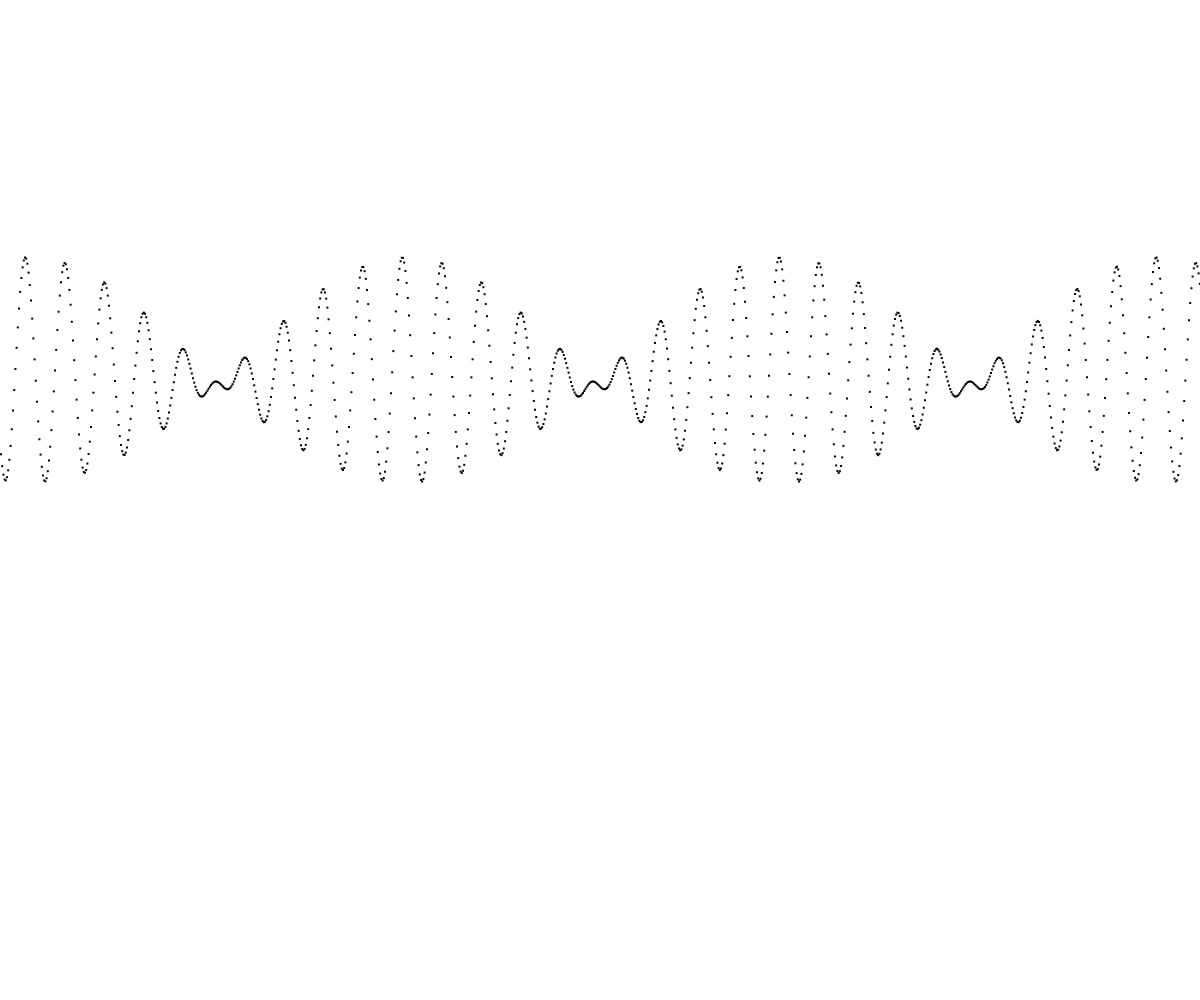
Frame 1 (no input)
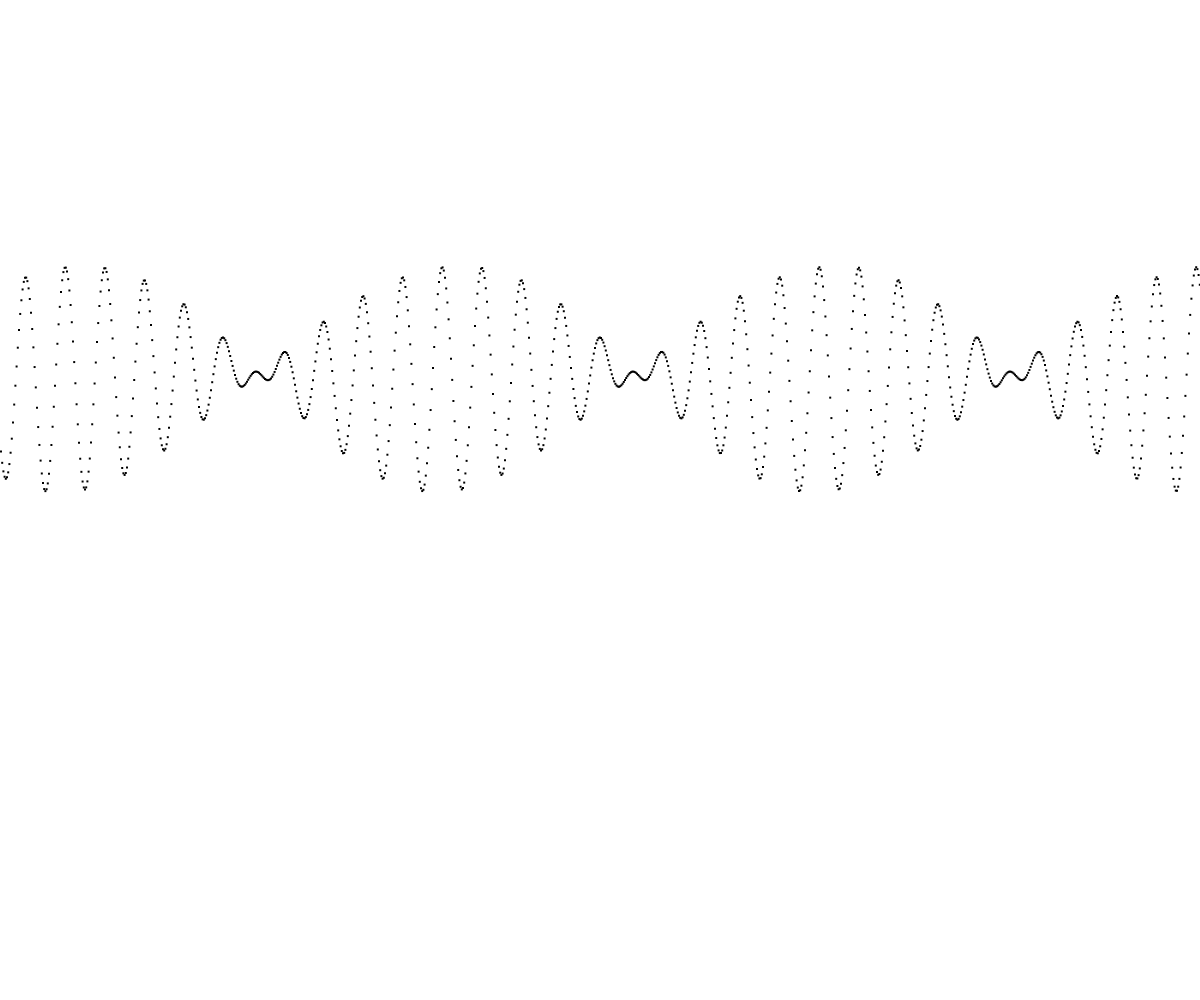
Frame 60 (no input)
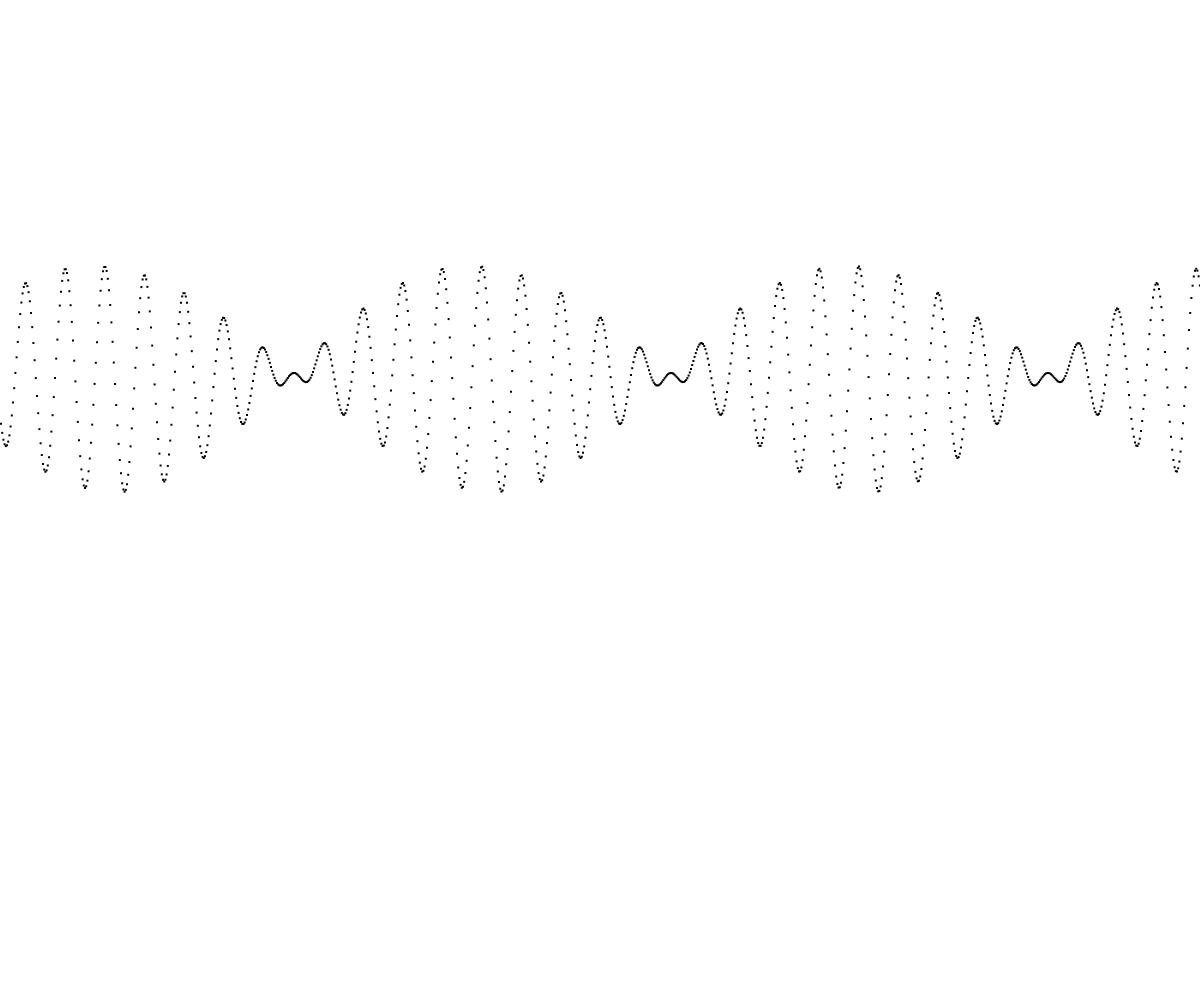
Frame 120 (the mouse pressed at the canvas centre since frame 60)

The p5.js sketch that drew these frames (run headless with seeded random() and noise() and a simulated clock; from frame 60 on, the mouse is pressed at the canvas centre):

// p5.js sketch
// ── sketch.js
let c1f, c1o, c1a
let c2f, c2o, c2a
let c3f, c3o, c3a

function setup() {
	createCanvas(windowWidth, windowHeight);
// //1
// 	c1f = createSlider(-15, 15, 0, 0.1)
// 	c1f.position(10, 30)
// 	c1f.size(200)

// 	c1o = createSlider(-3, 3, 0, 0.1)
// 	c1o.position(220, 30)
// 	c1o.size(200)

// 	c1a = createSlider(0, 1, 1, 0.1)
// 	c1a.position(430, 30)
// 	c1a.size(200)

// //2
// 	c2f = createSlider(-15, 15, 0, 0.1)
// 	c2f.position(10, 230)
// 	c2f.size(200)

// 	c2o = createSlider(-3, 3, 0, 0.1)
// 	c2o.position(220, 230)
// 	c2o.size(200)

// 	c2a = createSlider(0, 1, 1, 0.1)
// 	c2a.position(430, 230)
// 	c2a.size(200)
// //3
// 	c3f = createSlider(-15,15, 0, 0.1)
// 	c3f.position(10, 430)
// 	c3f.size(200)

// 	c3o = createSlider(-3, 3, 0, 0.1)
// 	c3o.position(220, 430)
// 	c3o.size(200)

// 	c3a = createSlider(0, 1, 1, 0.1)
// 	c3a.position(430, 430)
// 	c3a.size(200)

}

function windowResized(){
	resizeCanvas(windowWidth, windowHeight);
}

function draw() {
	background(255);


	const mx = 10;
	const my = 2;
	const altezza = height / 4

	const numero_di_punti = 1000;

	const t = frameCount * 0.05;

	noStroke();

	for (let i = 0; i < numero_di_punti; i++) {
		const x = map(i, 0, numero_di_punti, -mx, mx);
		const x_plot = map(x, -mx, mx, 0, width);

		const y1 = sin(x * 10 - t * -2)  * 0.9;
		const y2 = sin(x * -9 - t * 0.1) * 0.9;
		const y4 = cos(x * -1 - t * 1.2) * 0.1;
		const y3 = y1 + y2 + y4;

		// text('freq: ' + c1f.value(), 10,30);
		// text('freq: ' + c2f.value(), 10,230);
		// text('freq: ' + c3f.value(), 10,430);

		// text('fase: ' + c1o.value(), 220,30);
		// text('fase: ' + c2o.value(), 220,230);
		// text('fase: ' + c3o.value(), 220,430);

		// text('amp: ' + c1a.value(),430,30);
		// text('amp: ' + c2a.value(),430,230);
		// text('amp: ' + c3a.value(),430,430);


	


		// // y1
		// fill(255, 0, 0);
		// rect(x_plot, map(y1, -my, my, 0, altezza) + altezza * 0, 2, 2);

		// // y2
		// fill(255, 0, 0);
		// rect(x_plot, map(y2, -my, my, 0, altezza) + altezza * 1, 2, 2);

		// // y4
		// fill(255,0,0)
        // rect(x_plot, map(y4, -my, my, 0, altezza) + altezza * 2, 2, 2)

		// y3
		fill(0);
		rect(x_plot, map(y3, -my, my, 0, altezza) + altezza * 1, 2, 2);
	}
}
